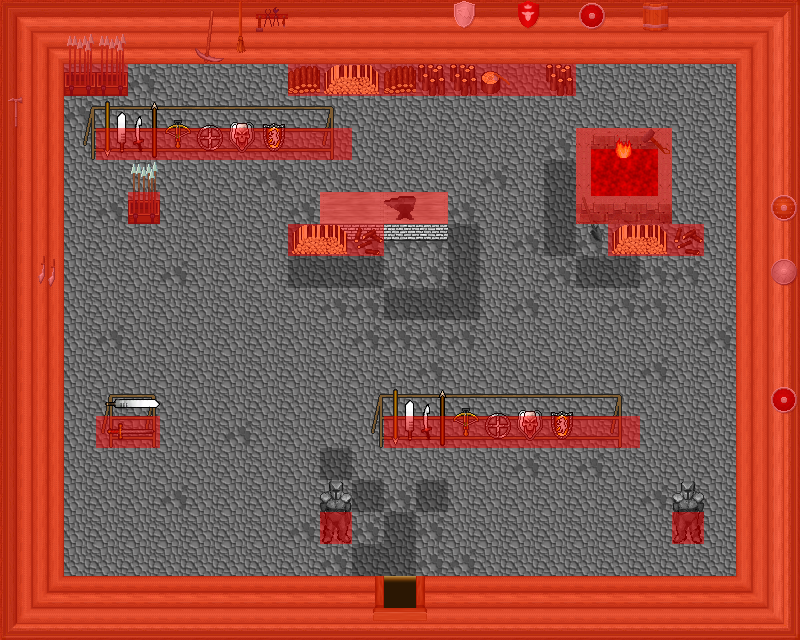

A level layout from a 2D game, rendered from its tile map. Below: a short description, then the map file with tile-grid data replaced by summaries:
An orthogonal 25x20 tile map with 32x32 px tiles, 6 tile layers (0_floor, 1_terrain, 2_object, 3_roof, ...), 1 hidden layer not drawn, 17 tilesets.

<map version="1.2" tiledversion="1.2.0" orientation="orthogonal" renderorder="right-down" width="25" height="20" tilewidth="32" tileheight="32" infinite="0" nextlayerid="15" nextobjectid="1">
 <tileset firstgid="1" name="floors_3" tilewidth="32" tileheight="32" tilecount="12" columns="6">
  <image source="../../tileset/ground/indoor/floors_3.png" width="192" height="64" />
 </tileset>
 <tileset firstgid="13" name="weapons_rack" tilewidth="32" tileheight="32" tilecount="18" columns="9">
  <image source="../../tileset/item/armor/weapons_rack.png" width="288" height="64" />
 </tileset>
 <tileset firstgid="31" name="suit_of_armor2" tilewidth="32" tileheight="32" tilecount="4" columns="2">
  <image source="../../tileset/item/armor/suit_of_armor2.png" width="64" height="64" />
 </tileset>
 <tileset firstgid="35" name="sword_rack" tilewidth="32" tileheight="32" tilecount="4" columns="2">
  <image source="../../tileset/item/armor/sword_rack.png" width="64" height="64" />
 </tileset>
 <tileset firstgid="39" name="weapons_for_walls" tilewidth="32" tileheight="32" tilecount="16" columns="4">
  <image source="../../tileset/item/armor/weapons_for_walls.png" width="128" height="128" />
 </tileset>
 <tileset firstgid="55" name="box_of_weapons" tilewidth="32" tileheight="32" tilecount="2" columns="1">
  <image source="../../tileset/item/weapon/box_of_weapons.png" width="32" height="64" />
 </tileset>
 <tileset firstgid="57" name="firewood" tilewidth="32" tileheight="32" tilecount="12" columns="3">
  <image source="../../tileset/item/firewood.png" width="96" height="128" />
 </tileset>
 <tileset firstgid="69" name="tools" tilewidth="32" tileheight="32" tilecount="9" columns="3">
  <image source="../../tileset/item/tools.png" width="96" height="96" />
 </tileset>
 <tileset firstgid="78" name="fireplace" tilewidth="32" tileheight="32" tilecount="9" columns="3">
  <image source="../../tileset/building/decoration/fireplace.png" width="97" height="96" />
 </tileset>
 <tileset firstgid="87" name="fire" tilewidth="32" tileheight="32" tilecount="27" columns="3">
  <image source="../../tileset/ground/fire/fire.png" width="96" height="288" />
 </tileset>
 <tileset firstgid="114" name="flames" tilewidth="32" tileheight="32" tilecount="8" columns="4">
  <image source="../../tileset/ground/fire/flames.png" width="128" height="64" />
 </tileset>
 <tileset firstgid="122" name="grey_pale" tilewidth="32" tileheight="32" tilecount="8" columns="2">
  <image source="../../tileset/furniture/table/grey_pale.png" width="64" height="128" />
 </tileset>
 <tileset firstgid="130" name="brick_base" tilewidth="32" tileheight="32" tilecount="3" columns="3">
  <image source="../../tileset/furniture/table/brick_base.png" width="96" height="32" />
 </tileset>
 <tileset firstgid="133" name="collision" tilewidth="32" tileheight="32" tilecount="1" columns="1">
  <image source="../../tileset/logic/collision.png" width="32" height="32" />
 </tileset>
 <tileset firstgid="134" name="int_plazy" tilewidth="32" tileheight="32" tilecount="27" columns="3">
  <image source="../../tileset/pol/waly/int_plazy.png" width="96" height="288" />
 </tileset>
 <tileset firstgid="161" name="door_s" tilewidth="32" tileheight="32" tilecount="6" columns="3">
  <image source="../../tileset/building/door/door_s.png" width="96" height="64" />
 </tileset>
 <tileset firstgid="167" name="protection" tilewidth="32" tileheight="32" tilecount="2" columns="2">
  <image source="../../tileset/logic/protection.png" width="64" height="32" />
 </tileset>
 <layer id="8" name="0_floor" width="25" height="20">
  <data>[500 cells, 370 non-empty, 16 distinct tile ids]</data>
 </layer>
 <layer id="9" name="1_terrain" width="25" height="20">
  <data>[500 cells, 211 non-empty, 48 distinct tile ids]</data>
 </layer>
 <layer id="10" name="2_object" width="25" height="20">
  <data>[500 cells, 30 non-empty, 26 distinct tile ids]</data>
 </layer>
 <layer id="11" name="3_roof" width="25" height="20">
  <data>[500 cells, 25 non-empty, 14 distinct tile ids]</data>
 </layer>
 <layer id="12" name="objects" width="25" height="20">
  <data>[500 cells, 0 non-empty, 0 distinct tile ids]</data>
 </layer>
 <layer id="13" name="collision" width="25" height="20" opacity="0.48">
  <data>[500 cells, 214 non-empty, 1 distinct tile ids]</data>
 </layer>
 <layer id="14" name="protection" width="25" height="20" visible="0">
  <data>[500 cells, 500 non-empty, 1 distinct tile ids]</data>
 </layer>
</map>
